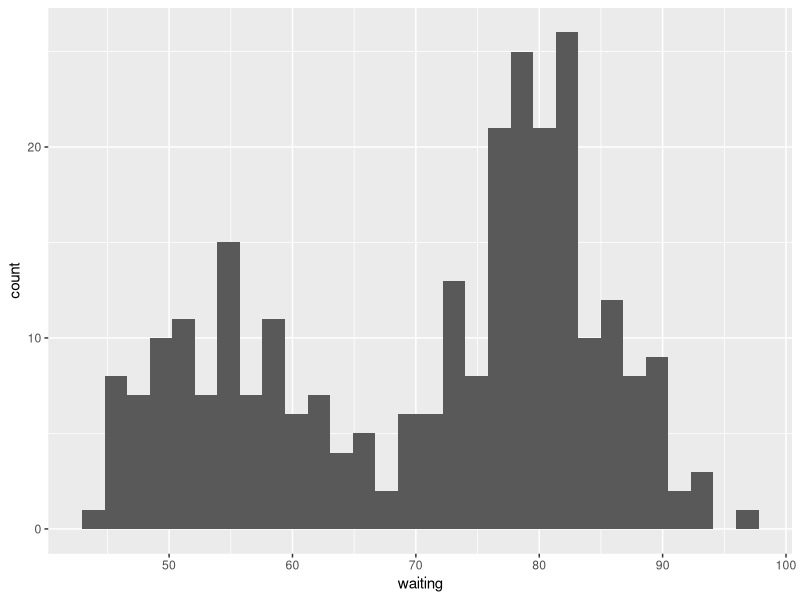
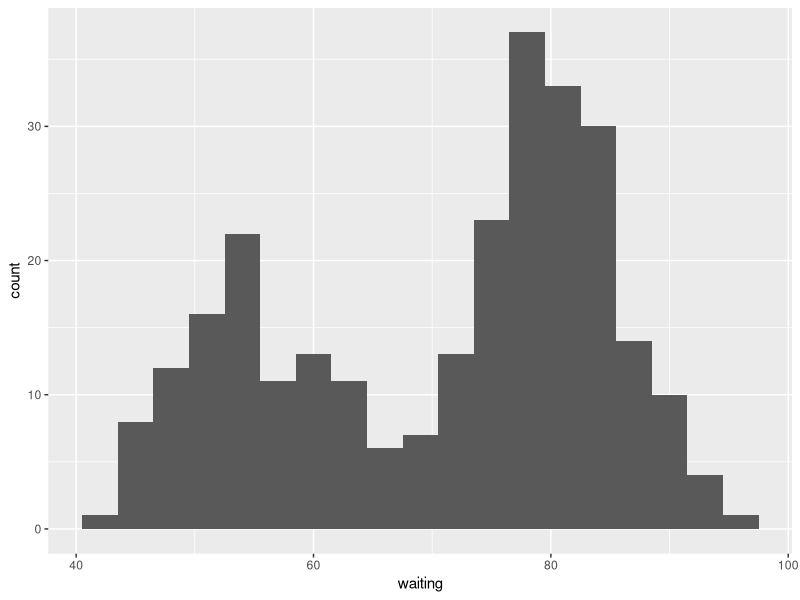
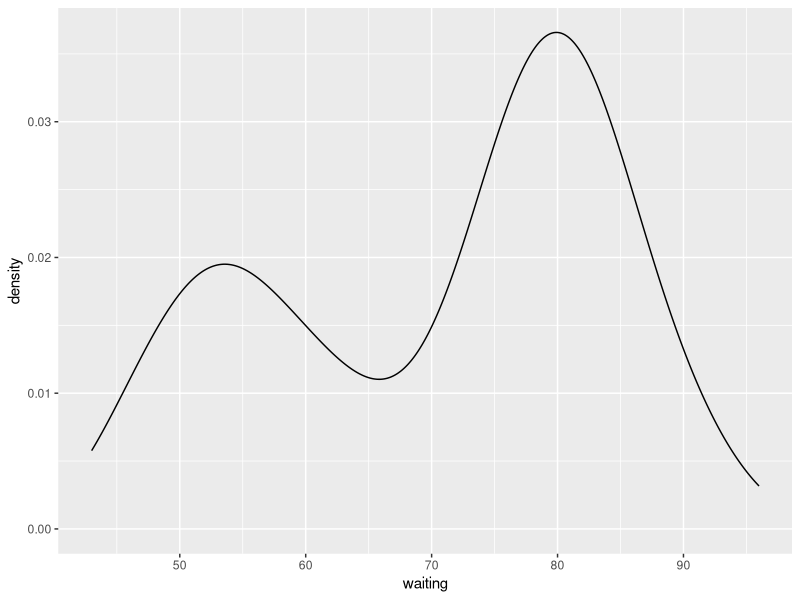
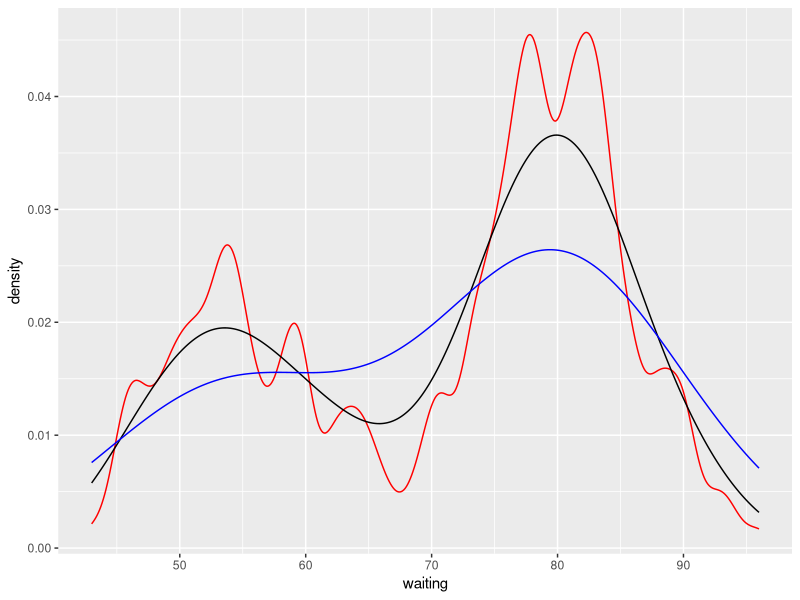
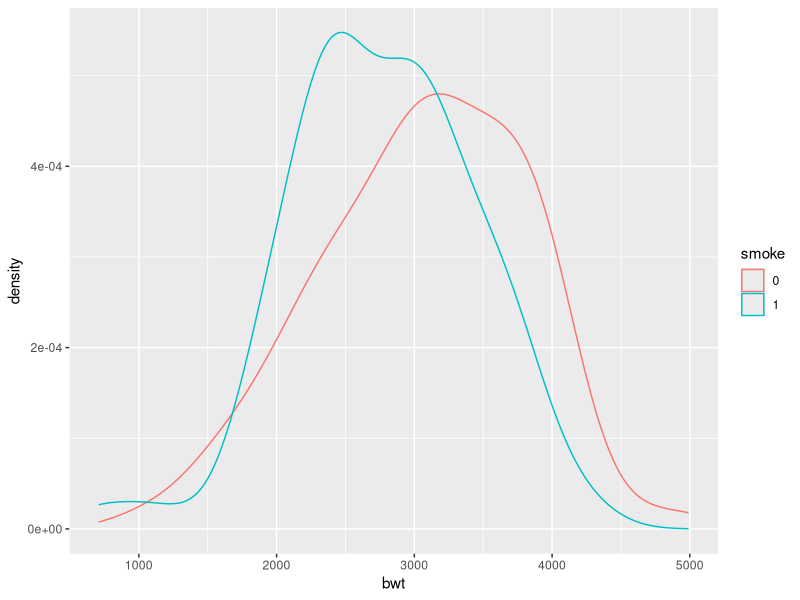
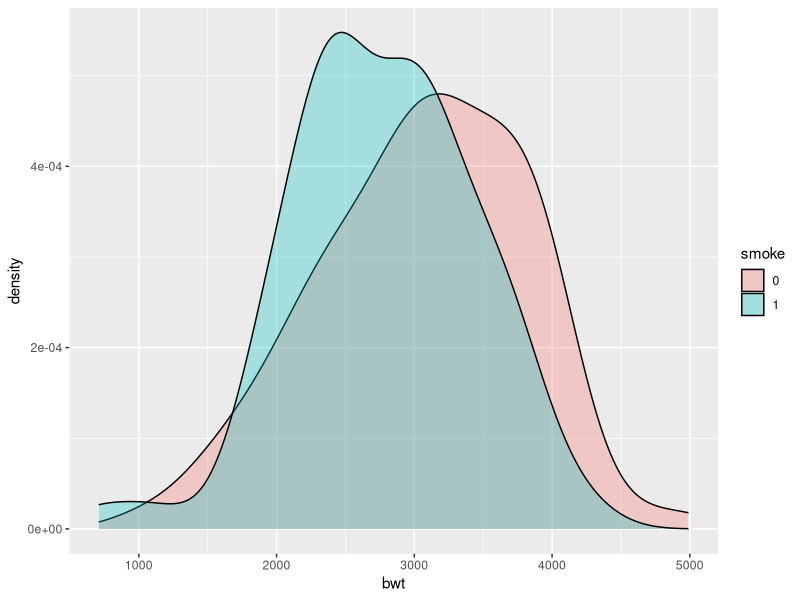
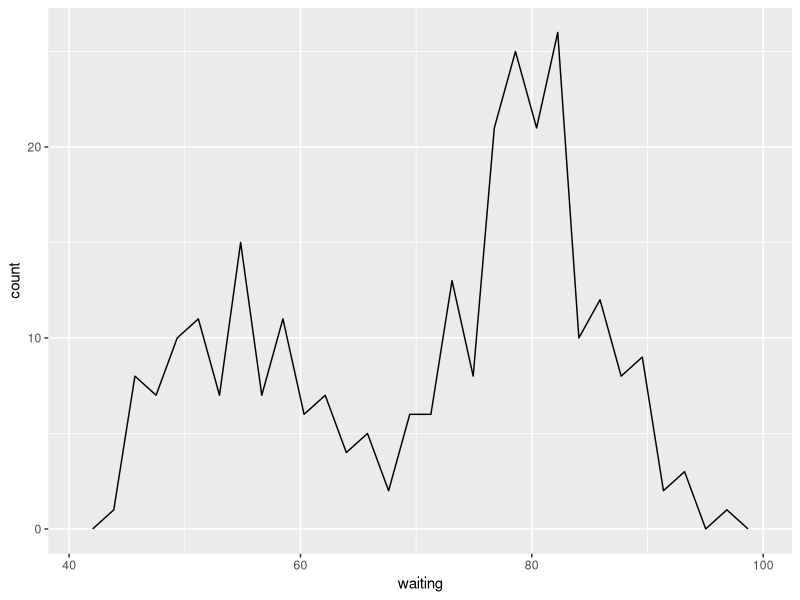

R code for these plots, in order:
## ---- chunk 1
# Preliminaries
library(ggplot2)
library(MASS) # Birth Weight data set

# Make a copy of the data
birthwt1 <- birthwt
# Convert smoke to a factor
birthwt1$smoke <- factor(birthwt1$smoke)
## ---- chunk 2
dim(faithful)
head(faithful)
## ---- chunk 3
dim(birthwt1)
head(birthwt1)
## ---- chunk 4
ggplot(faithful, aes(x=waiting)) + geom_histogram()
## ---- chunk 5
ggplot(faithful, aes(x=waiting)) + geom_histogram(binwidth=3)
# No Warning message
## ---- chunk 6
ggplot(faithful, aes(x=waiting)) + geom_density()
## ---- chunk 7
ggplot(faithful, aes(x=waiting)) +
geom_line(stat="density", adjust=.25, colour="red") +
geom_line(stat="density") +
geom_line(stat="density", adjust=2, colour="blue")
## ---- chunk 8

# Map smoke to colour
ggplot(birthwt1, aes(x=bwt, colour=smoke)) + geom_density()
# Map smoke to fill and make the fill semitransparent by setting alpha
ggplot(birthwt1, aes(x=bwt, fill=smoke)) + geom_density(alpha=.3)
## ---- chunk 9
ggplot(faithful, aes(x=waiting)) + geom_freqpoly()
